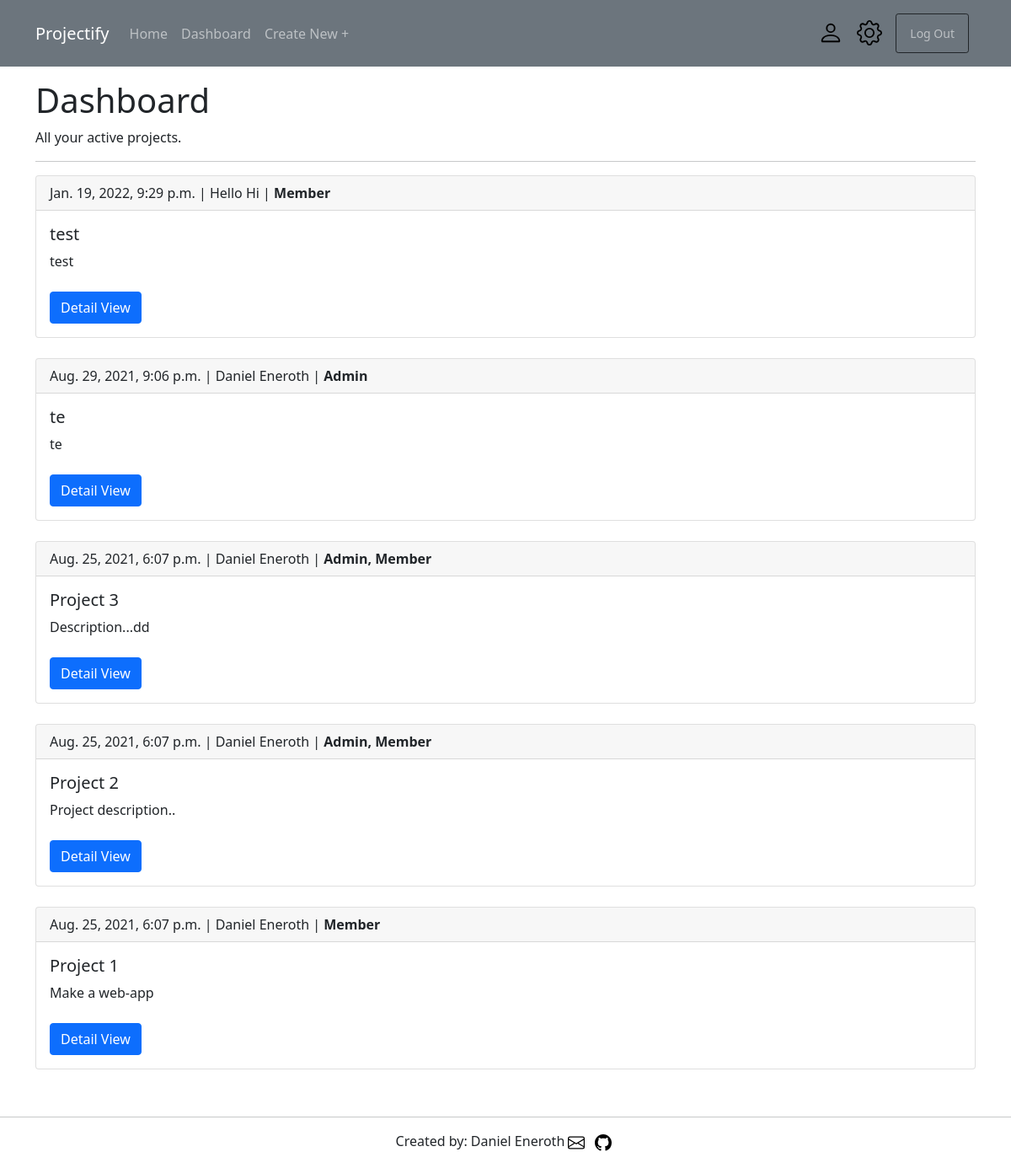
Page /projects/ (signed in) on the committed database.
### projects/models.py (models this page shows, shortened)
class Project(models.Model):
    title_project = models.CharField(max_length=50)
    description_project = models.TextField()
    creator_project = models.ForeignKey(get_user_model(), on_delete=models.CASCADE)
    date_created_project = models.DateTimeField(auto_now_add=True)
    members = models.ManyToManyField(get_user_model(), related_name='members')
    admin = models.ManyToManyField(get_user_model(), related_name='admin')
    def __str__(self):
        return self.title_project

### accounts/models.py (models this page shows)
class CustomUser(AbstractUser):
    age = models.PositiveIntegerField(null=True, blank=True)
    bio_text = models.TextField(blank=True, null=True)
    profile_pic = models.ImageField(blank=True, null=True, default='blank_profile.png', upload_to='images/profiles/')
    facebook_url = models.URLField(blank=True, null=True)
    twitter_url = models.URLField(blank=True, null=True)
    instagram_url = models.URLField(blank=True, null=True)
    website_url = models.URLField(blank=True, null=True)

### projects/views.py (the view)
# urls.py: path('', ProjectListView.as_view(), name='project_list'),
class ProjectListView(LoginRequiredMixin, ListView):
    model = Project
    template_name = 'projects/project_list.html'
    def get_context_data(self, **kwargs):
        context = super().get_context_data(**kwargs)
        projects = Project.objects.all().order_by('-date_created_project')
        projects = projects.filter(admin=self.request.user).distinct() | projects.filter(members=self.request.user).exclude(admin=self.request.user).distinct()
        context['projects'] = projects
        print(projects)
        return context

### templates/projects/project_list.html (shortened to what this page needs)
{% extends 'base.html' %}
{% block content %}
<h1>Dashboard</h1>
<p>All your active projects.</p>
<hr>
{% for project in projects %}
<div class="card">
    <div class="card-header">
        {{ project.date_created_project }} | {{ project.creator_project.first_name }}
        {{ project.creator_project.last_name }}
        {% if user in project.members.all and user in project.admin.all %} | <strong>Admin,
            Member</strong>{% elif user in project.members.all %} | <strong>Member</strong>
        {% elif user in project.admin.all %} | <strong>Admin</strong>{% endif %}
    </div>
    <div class="card-body">
        <h5 class="card-title">{{ project.title_project }}</h5>
        <div class="row">
            <div class="col-3 text-truncate">
                <p class="card-text">{{ project.description_project }}</p>
            </div>
        </div>
        <br />
        <a href="{% url 'project_detail' project.pk %}" class="btn btn-primary">Detail View</a>
    </div>
</div>
<br />
{% empty %}
<p>No active projects.</p>
<a href="{% url 'project_create' %}" class="btn btn-primary">Create a Project Here</a>
<hr>
{% endfor %}
{% endblock content %}

### rows in the picture
Project: date_created_project "Jan. 19, 2022, 9:29 p.m.", creator_project.first_name "Hello", creator_project.last_name "Hi", shows "Member", title_project "test", description_project "test"
Project: date_created_project "Aug. 29, 2021, 9:06 p.m.", creator_project.first_name "Daniel", creator_project.last_name "Eneroth", shows "Admin", title_project "te", description_project "te"
Project: date_created_project "Aug. 25, 2021, 6:07 p.m.", creator_project.first_name "Daniel", creator_project.last_name "Eneroth", shows "Admin, Member", title_project "Project 3", description_project "Description...dd"
Project: date_created_project "Aug. 25, 2021, 6:07 p.m.", creator_project.first_name "Daniel", creator_project.last_name "Eneroth", shows "Admin, Member", title_project "Project 2", description_project "Project description.."
Project: date_created_project "Aug. 25, 2021, 6:07 p.m.", creator_project.first_name "Daniel", creator_project.last_name "Eneroth", shows "Member", title_project "Project 1", description_project "Make a web-app"
